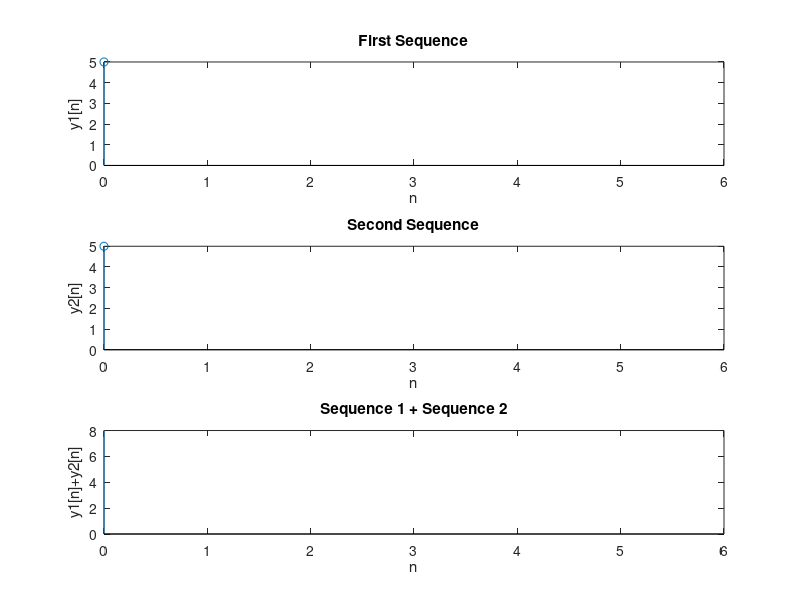

Reproduce this figure in MATLAB.
y1=input('Input the first sequence y1[n] ');
y2=input('Input the second sequence y2[n] ');
n1=length(y1);
n2=length(y2);
x1=0:n1-1;
x2=0:n2-1;
subplot(3,1,1);
stem(x1,y1);
title('First Sequence');
xlabel('n');
ylabel('y1[n]');
axis([0 6 0 5]);
subplot(3,1,2);
stem(x2,y2);
title('Second Sequence');
xlabel('n');
ylabel('y2[n]');
axis([0 6 0 5]);
if n1>n2
    y2=[y2 zeros(1,n1-n2)];
else
    y1=[y1 zeros(1,n2-n1)];
end
z=y1+y2;
x=0:max(n1,n2)-1;
subplot(3,1,3);
stem(x,z);
title('Sequence 1 + Sequence 2');
xlabel('n');
ylabel('y1[n]+y2[n]'); 
axis([0 6 0 8]);
